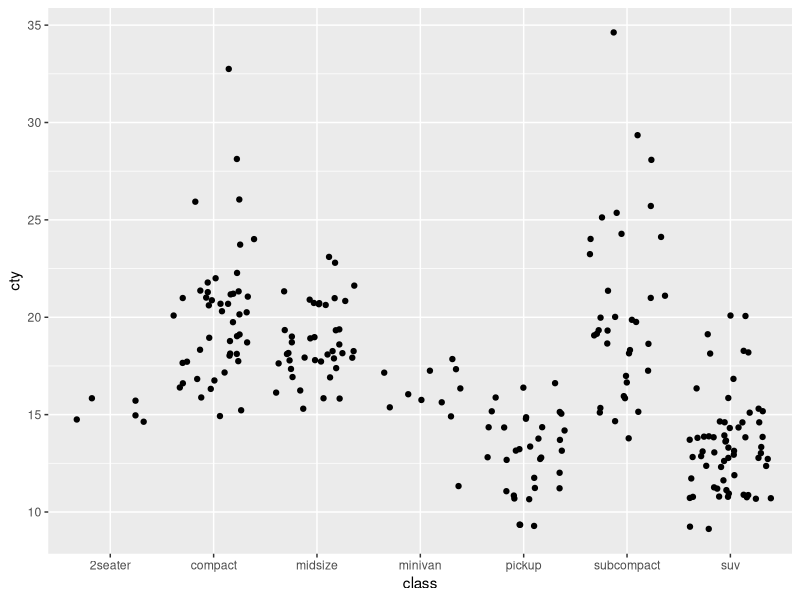

The R source for this figure:
## ---- chunk 1
knitr::opts_chunk$set(echo = TRUE)
library(tidyverse)
## ---- chunk 2
ggplot(data = mpg, aes(x = class, y = cty)) +
	geom_jitter()
